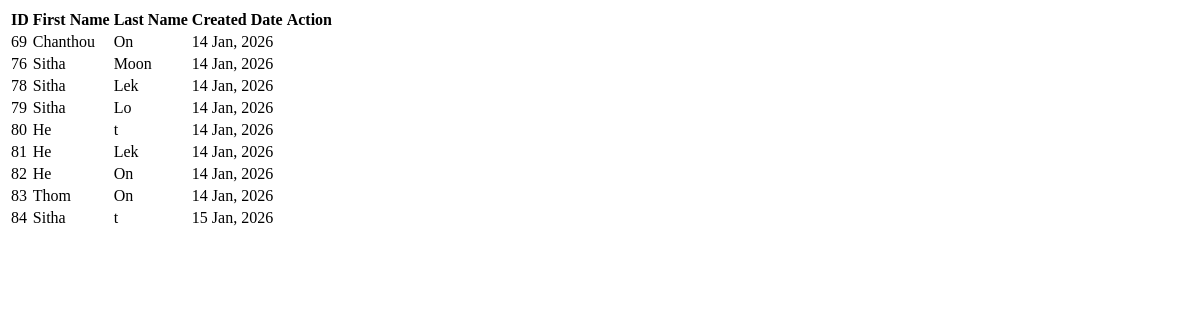
The app's page /search/, older data.
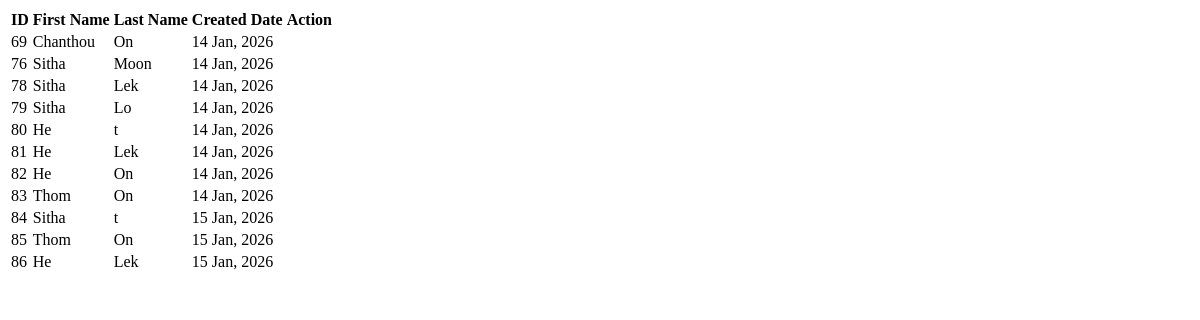
The same page, newer data.
### apps/teacher/models.py (models this page shows, shortened)
class Teacher(models.Model):
    fname=models.CharField(max_length=200)
    lname=models.CharField(max_length=200)
    created_at=models.DateTimeField(auto_now_add=True)

### apps/teacher/views.py (the view)
# urls.py: path('search/',view=views.search,name="search"),
def search(request):
    query=request.GET.get('search','')
    teach=Teacher.objects.filter(
        Q(lname__icontains=query)|Q(fname__icontains=query)
    )
    return render(request,'partials/detail-list_teacher.html',{'teachers':teach})

### apps/teacher/templates/partials/detail-list_teacher.html (shortened to what this page needs)
<div class="col-sm-8" id="co8">
  <div id="tblteacher">
    <table class="table table-bordered table-hover shadow" >
      <thead class="table-primary">
        <tr >
          <th >ID</th>
          <th >First Name</th>
          <th>Last Name</th>
          <th>Created Date</th>
          <th class="text-center">Action</th>
        </tr>
      </thead>
      <tbody id="teacher_tbl">
        {%for teacher in teachers%}
        {%include 'partials/data_row-teacher.html'%}
        {%endfor%}
      </tbody>
    </table>
  </div>
</div>

### apps/teacher/templates/partials/data_row-teacher.html (shortened to what this page needs)
<tr>
  <td>{{teacher.id}}</td>
  <td>{{teacher.fname}}</td>
  <td>{{teacher.lname}}</td>
  <td>{{teacher.created_at|date:"d M, Y"}}</td>
  <td class="text-center">
  </td>
</tr>

Row changes from the older to the newer data that the page shows:
added Teacher: id "85", fname "Thom", lname "On", created_at "15 Jan, 2026"
added Teacher: id "86", fname "He", lname "Lek", created_at "15 Jan, 2026"
